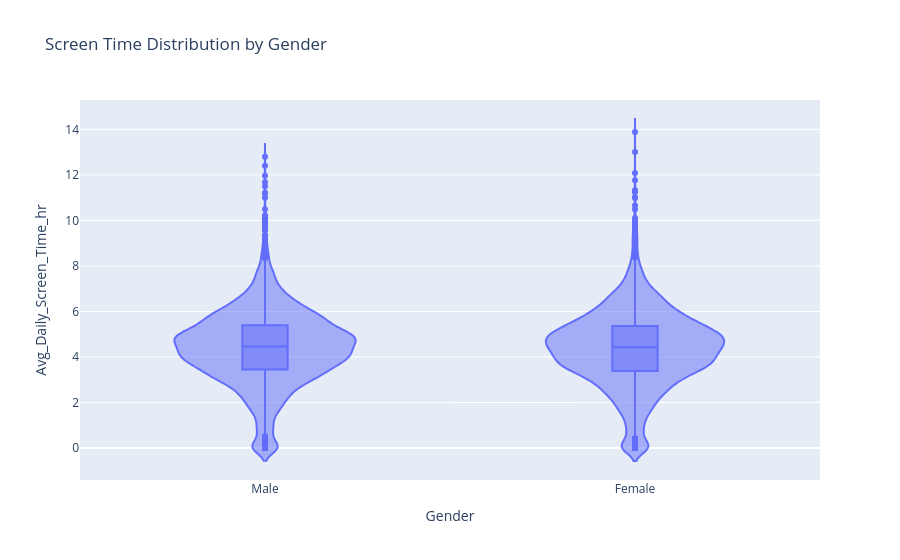

Here is the notebook cell this chart was saved with:
### Markdown cell above
**Screen Time by Gender**

### Code cell
fig = px.violin(df,
                x="Gender",
                y="Avg_Daily_Screen_Time_hr",
                box=True,
                title="Screen Time Distribution by Gender")

fig.show()

### Figure 1 — Plotly figure (JSON) as saved in the notebook; plotly's stock layout.template omitted (floating-point values rounded to 4 significant figures; data arrays with more than 128 entries replaced by an {"elided": "..."} marker saying what was removed)
{"data": [{"alignmentgroup": "True", "box": {"visible": true}, "hovertemplate": "Gender=%{x}<br>Avg_Daily_Screen_Time_hr=%{y}<extra></extra>", "legendgroup": "", "marker": {"color": "#636efa"}, "name": "", "offsetgroup": "", "orientation": "v", "scalegroup": "True", "showlegend": false, "type": "violin", "x": {"elided": "9668 str values"}, "x0": " ", "xaxis": "x", "y": {"elided": "9668 float values"}, "y0": " ", "yaxis": "y"}], "layout": {"autosize": true, "legend": {"tracegroupgap": 0}, "title": {"text": "Screen Time Distribution by Gender"}, "violinmode": "group", "xaxis": {"anchor": "y", "autorange": true, "domain": [0, 1], "range": [-0.5, 1.5], "title": {"text": "Gender"}, "type": "category"}, "yaxis": {"anchor": "x", "autorange": true, "domain": [0, 1], "range": [-1.404, 15.29], "title": {"text": "Avg_Daily_Screen_Time_hr"}, "type": "linear"}}}
